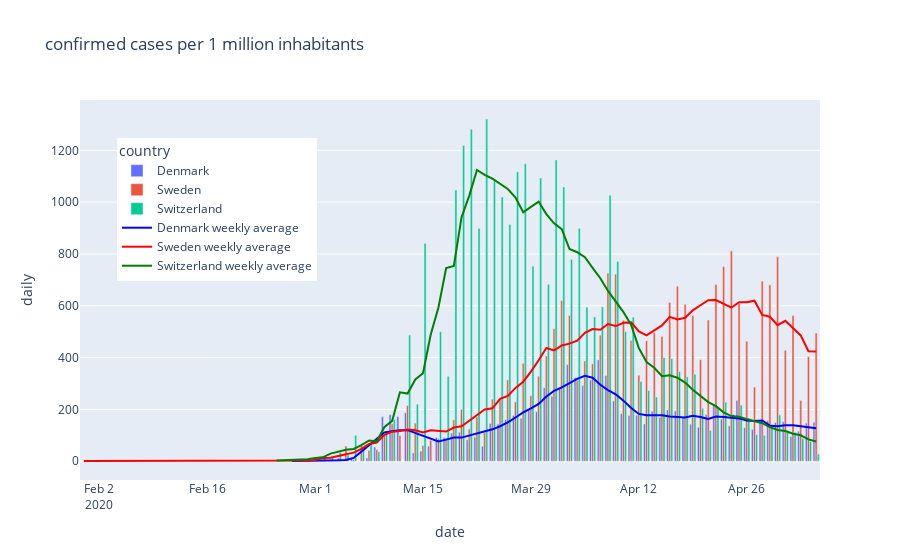
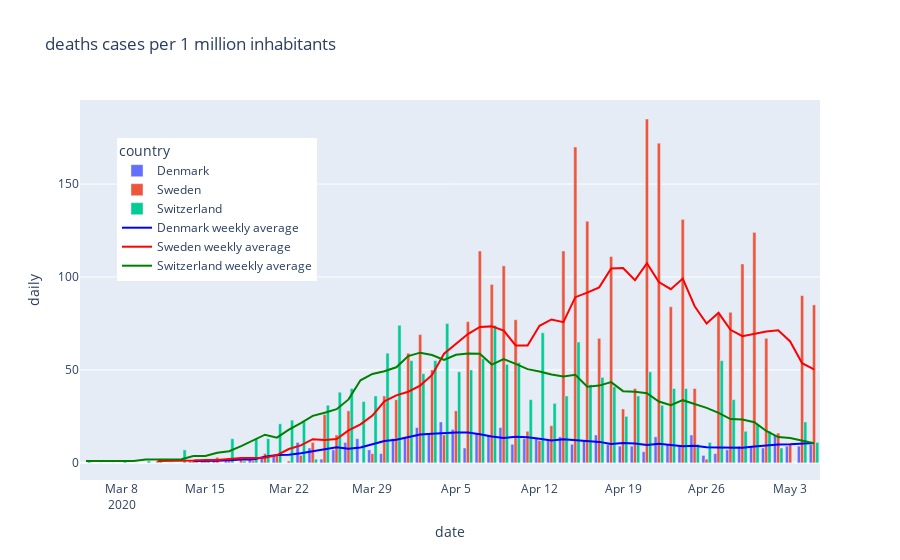

Source (notebook cell) for these figures, in order:
### Markdown cell above
### Per 1 million inhabitants

Sweden has currently around 6 deaths per day and 1 million inhabitant. In Switzerland and Denmark the same number is around 2.

### Code cell
for serie in df.serie.unique():
    sel = df.serie == serie
    #tmp = df.query("country==@country",)

    fig = px.bar(df[sel],x='date',y='daily',color='country',log_y=False,barmode='group',
                 title= serie + ' cases per 1 million inhabitants')
    #fig.update_yaxes(matches=None)
    for i,country in enumerate(df.country.unique()):
        fig.add_scatter(x=df[sel].query('country==@country').date, y=df[sel].query('country==@country').daily_trend, 
                        mode='lines',line={'color':{0:'blue',1:'red',2:'green'}[i]}, 
                        name = country + ' weekly average')
    fig.update_layout(legend=dict(x=0.05, y=0.9))
    fig.show()
